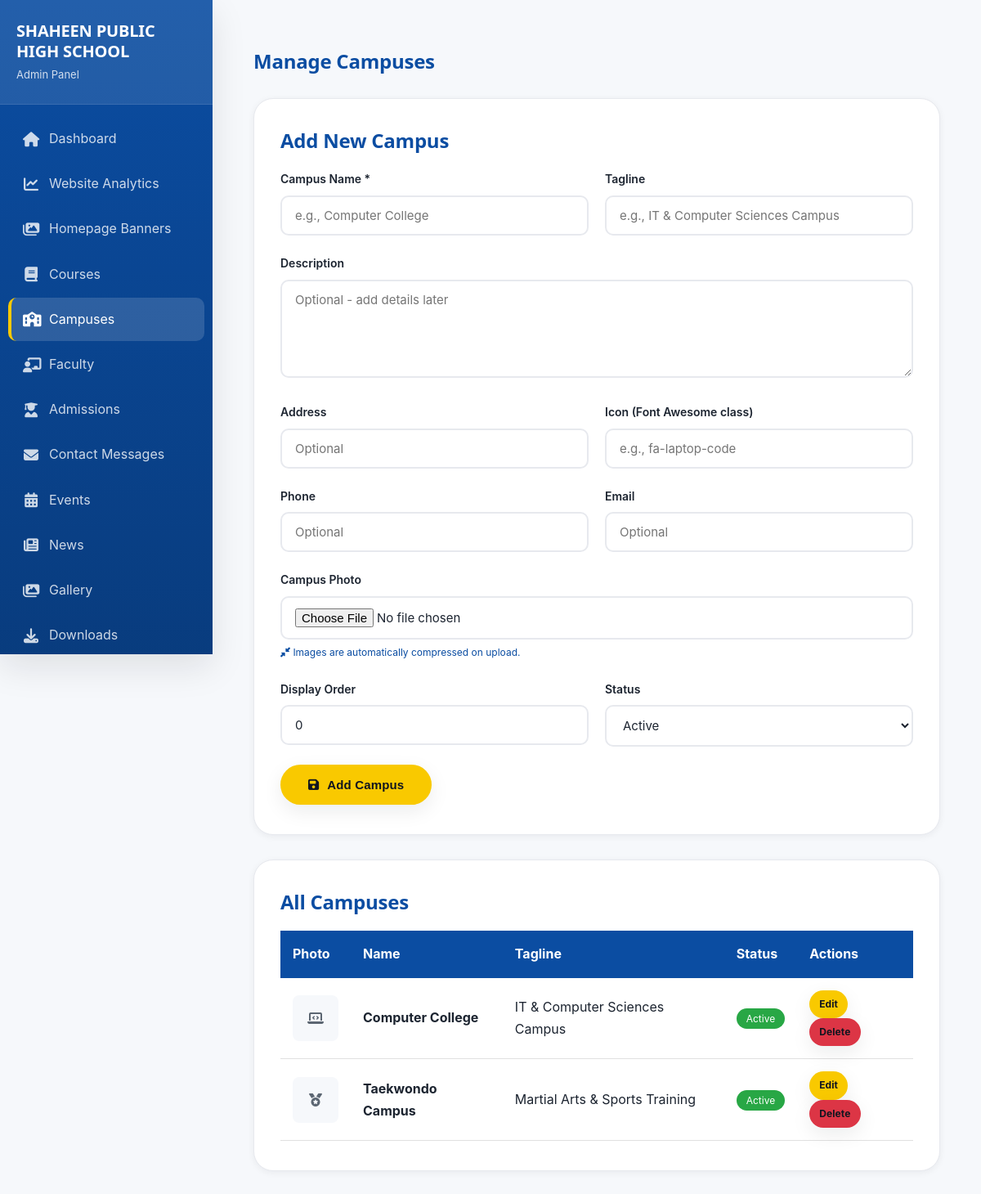
The page /AdminCP/manage_campuses.php (signed in) on the database its author committed.
### tables this page shows
CREATE TABLE `campuses` (
  `id` int(11) NOT NULL,
  `name` varchar(200) NOT NULL,
  `tagline` varchar(255) DEFAULT NULL,
  `description` text DEFAULT NULL,
  `address` varchar(255) DEFAULT NULL,
  `phone` varchar(100) DEFAULT NULL,
  `email` varchar(150) DEFAULT NULL,
  `image_path` varchar(255) DEFAULT NULL,
  `icon` varchar(50) DEFAULT NULL,
  `display_order` int(11) DEFAULT 0,
  `status` enum('active','inactive') DEFAULT 'active',
  `created_at` timestamp NOT NULL DEFAULT current_timestamp(),
  `updated_at` timestamp NOT NULL DEFAULT current_timestamp() ON UPDATE current_timestamp()
);

### AdminCP/manage_campuses.php (the view, shortened to what this page needs)
<?php
require_once '../includes/config.php';
$edit_campus = null;
$campuses = mysqli_query($conn, "SELECT * FROM campuses ORDER BY display_order ASC, id ASC");
?>
<!DOCTYPE html>
<html lang="en">
<head>
    <link rel="stylesheet" href="../css/style.css">
    <link rel="stylesheet" href="https://cdnjs.cloudflare.com/ajax/libs/font-awesome/6.4.0/css/all.min.css">
    <link rel="stylesheet" href="assets/admin.css">
</head>
<body style="background: var(--bg-light);">
<div class="admin-shell">
<?php $active_page = 'manage_campuses.php'; include 'includes/sidebar.php'; ?>
<div class="main-content">
    <div class="container" style="padding: 30px 20px;">
        <div style="display: flex; justify-content: space-between; align-items: center; margin-bottom: 30px; flex-wrap: wrap; gap: 15px;">
            <div class="admin-topbar-left">
                <h1 style="color: var(--primary-color); margin:0;">Manage Campuses</h1>
            </div>
        </div>
        <div class="card" style="margin-bottom: 30px;">
            <h2 style="color: var(--primary-color); margin-bottom: 20px;"><?php echo $edit_campus ? 'Edit Campus' : 'Add New Campus'; ?></h2>
            <form method="POST" enctype="multipart/form-data">
                <div style="display: grid; grid-template-columns: 1fr 1fr; gap: 20px;">
                    <div class="form-group">
                        <label>Campus Name *</label>
                        <input type="text" name="name" required placeholder="e.g., Computer College" value="<?php echo $edit_campus ? htmlspecialchars($edit_campus['name']) : ''; ?>">
                    </div>
                    <div class="form-group">
                        <label>Tagline</label>
                        <input type="text" name="tagline" placeholder="e.g., IT & Computer Sciences Campus" value="<?php echo $edit_campus ? htmlspecialchars($edit_campus['tagline']) : ''; ?>">
                    </div>
                </div>
                <div class="form-group">
                    <label>Description</label>
                    <textarea name="description" rows="3" placeholder="Optional - add details later"><?php echo $edit_campus ? htmlspecialchars($edit_campus['description']) : ''; ?></textarea>
                </div>
                <div style="display: grid; grid-template-columns: 1fr 1fr; gap: 20px;">
                    <div class="form-group">
                        <label>Address</label>
                        <input type="text" name="address" placeholder="Optional" value="<?php echo $edit_campus ? htmlspecialchars($edit_campus['address']) : ''; ?>">
                    </div>
                    <div class="form-group">
                        <label>Icon (Font Awesome class)</label>
                        <input type="text" name="icon" placeholder="e.g., fa-laptop-code" value="<?php echo $edit_campus ? htmlspecialchars($edit_campus['icon']) : ''; ?>">
                    </div>
                </div>
                <div style="display: grid; grid-template-columns: 1fr 1fr; gap: 20px;">
                    <div class="form-group">
                        <label>Phone</label>
                        <input type="text" name="phone" placeholder="Optional" value="<?php echo $edit_campus ? htmlspecialchars($edit_campus['phone']) : ''; ?>">
                    </div>
                    <div class="form-group">
                        <label>Email</label>
                        <input type="email" name="email" placeholder="Optional" value="<?php echo $edit_campus ? htmlspecialchars($edit_campus['email']) : ''; ?>">
                    </div>
                </div>
                <div class="form-group">
                    <label>Campus Photo</label>
                    <input type="file" name="image" accept=".jpg,.jpeg,.png,.webp">
                    <small style="color: var(--primary-color); font-size: 12px; display: block; margin-top: 6px;"><i class="fas fa-compress-alt"></i> Images are automatically compressed on upload.</small>
                </div>
                <div style="display: grid; grid-template-columns: 1fr 1fr; gap: 20px;">
                    <div class="form-group">
                        <label>Display Order</label>
                        <input type="number" name="display_order" value="<?php echo $edit_campus ? intval($edit_campus['display_order']) : 0; ?>">
                    </div>
                    <div class="form-group">
                        <label>Status</label>
                        <select name="status">
                            <option value="active" <?php echo (!$edit_campus || $edit_campus['status'] == 'active') ? 'selected' : ''; ?>>Active</option>
                        </select>
                    </div>
                </div>
                <button type="submit" class="btn btn-primary">
                    <i class="fas fa-save"></i> <?php echo $edit_campus ? 'Update Campus' : 'Add Campus'; ?>
                </button>
            </form>
        </div>
        <div class="card" style="overflow-x: auto;">
            <h2 style="color: var(--primary-color); margin-bottom: 20px;">All Campuses</h2>
            <table style="width: 100%; border-collapse: collapse;">
                <thead>
                    <tr style="background: var(--primary-color); color: white;">
                        <th style="padding: 15px; text-align: left;">Photo</th>
                        <th style="padding: 15px; text-align: left;">Name</th>
                        <th style="padding: 15px; text-align: left;">Tagline</th>
                        <th style="padding: 15px; text-align: left;">Status</th>
                        <th style="padding: 15px; text-align: left;">Actions</th>
                    </tr>
                </thead>
                <tbody>
                    <?php
                    if ($campuses && mysqli_num_rows($campuses) > 0) {
                        while ($campus = mysqli_fetch_assoc($campuses)) {
                            echo '<tr style="border-bottom: 1px solid #e0e0e0;">';
                            echo '<td style="padding: 15px;">';
                            if (!empty($campus['image_path'])) {
                                echo '<img src="../' . htmlspecialchars($campus['image_path']) . '" style="width: 56px; height: 56px; object-fit: cover; border-radius: 8px;">';
                            } else {
                                echo '<div style="width: 56px; height: 56px; border-radius: 8px; background: var(--bg-light); display: flex; align-items: center; justify-content: center; color: var(--text-light);"><i class="fas ' . ($campus['icon'] ?: 'fa-school') . '"></i></div>';
                            }
                            echo '</td>';
                            echo '<td style="padding: 15px;"><strong>' . htmlspecialchars($campus['name']) . '</strong></td>';
                            echo '<td style="padding: 15px;">' . htmlspecialchars($campus['tagline']) . '</td>';
                            echo '<td style="padding: 15px;"><span style="background: ' . ($campus['status'] == 'active' ? '#28a745' : '#dc3545') . '; color: white; padding: 5px 12px; border-radius: 20px; font-size: 12px;">' . ucfirst($campus['status']) . '</span></td>';
                            echo '<td style="padding: 15px;">';
                            echo '<a href="?edit=' . $campus['id'] . '" class="btn btn-primary" style="padding: 5px 10px; font-size: 12px; margin-right: 5px;">Edit</a>';
                            echo '<a href="?action=delete&id=' . $campus['id'] . '" class="btn btn-primary" style="padding: 5px 10px; font-size: 12px; background: #dc3545;" onclick="return confirm(\'Delete this campus?\')">Delete</a>';
                            echo '</td>';
                            echo '</tr>';
                        }
                    } else {
                        echo '<tr><td colspan="5" style="padding: 30px; text-align: center; color: var(--text-light);">No campuses yet</td></tr>';
                    }
                    ?>
                </tbody>
            </table>
        </div>
    </div>
    </div>
</div>
</body>
</html>

### css/style.css (style rules this page uses)
:root { --primary-color: #0B4DA2; --secondary-color: #FFFFFF; --accent-color: #F9C900; --ink: #10151f; --text-dark: #1c2430; --text-light: #5c6672; --muted: #8892a0; --border-color: #e7e9ee; --bg-light: #f6f8fb; --surface: #ffffff; --primary-dark: #0a3a7a; --primary-dark: color-mix(in srgb, var(--primary-color) 78%, black); --primary-soft: #eaf1fb; --primary-soft: color-mix(in srgb, var(--primary-color) 8%, white); --accent-dark: #d1a900; --accent-dark: color-mix(in srgb, var(--accent-color) 80%, black); --font-display: 'Plus Jakarta Sans', 'Poppins', 'Segoe UI', sans-serif; --font-body: 'Inter', 'Segoe UI', Tahoma, Geneva, Verdana, sans-serif; --radius-sm: 10px; --radius-md: 16px; --radius-lg: 24px; --radius-pill: 999px; --shadow-xs: 0 2px 8px rgba(16, 21, 31, 0.06); --shadow-sm: 0 8px 24px rgba(16, 21, 31, 0.08); --shadow-md: 0 16px 40px rgba(16, 21, 31, 0.10); --shadow-lg: 0 30px 70px rgba(16, 21, 31, 0.14); --shadow: var(--shadow-sm); --shadow-lg-legacy: var(--shadow-md); --container-width: 1240px; --transition: 280ms cubic-bezier(.4,0,.2,1); }
* { margin: 0; padding: 0; box-sizing: border-box; }
html { scroll-behavior: smooth; }
body { font-family: var(--font-body); color: var(--text-dark); line-height: 1.7; overflow-x: hidden; background: var(--surface); -webkit-font-smoothing: antialiased; -moz-osx-font-smoothing: grayscale; }
h1, h2, h3, h4, h5, h6 { font-family: var(--font-display); color: var(--ink); line-height: 1.25; letter-spacing: -0.01em; }
a { text-decoration: none; color: inherit; transition: color var(--transition), background var(--transition), border-color var(--transition), transform var(--transition), box-shadow var(--transition); }
.container { max-width: var(--container-width); margin: 0 auto; padding: 0 24px; }
.btn { display: inline-flex; align-items: center; justify-content: center; gap: 10px; padding: 14px 32px; border-radius: var(--radius-pill); font-weight: 700; font-size: 15px; letter-spacing: .01em; transition: all var(--transition); cursor: pointer; border: 2px solid transparent; }
.btn-primary { background: var(--accent-color); color: var(--ink); box-shadow: var(--shadow-sm); }
.card { background: var(--surface); border-radius: var(--radius-lg); padding: 36px 32px; box-shadow: var(--shadow-xs); transition: all var(--transition); border: 1px solid var(--border-color); }
.form-group { margin-bottom: 22px; }
.form-group label { display: block; margin-bottom: 8px; font-weight: 600; color: var(--text-dark); font-size: 14px; }
.form-group input, .form-group select, .form-group textarea { width: 100%; padding: 13px 16px; border: 2px solid var(--border-color); border-radius: var(--radius-sm); font-size: 15px; transition: all var(--transition); font-family: inherit; background: var(--surface); color: var(--text-dark); }
.form-group textarea { resize: vertical; min-height: 120px; }

### AdminCP/assets/admin.css (style rules this page uses)
* { margin: 0; padding: 0; box-sizing: border-box; }
html, body { height: 100%; }
body { background: var(--bg-light, #f5f7fa); font-family: var(--font-body, 'Segoe UI'), Tahoma, Geneva, Verdana, sans-serif; }
.admin-shell { display: grid; grid-template-columns: 260px minmax(0, 1fr); min-height: 100vh; }
.main-content { min-width: 0; padding: 30px; }
.admin-topbar-left { display: flex; align-items: center; gap: 14px; min-width: 0; }
.admin-topbar-left h1 { color: var(--primary-color, #0B4DA2); font-size: 24px; }

### rows shown on the page
campuses: name "Computer College", tagline "IT & Computer Sciences Campus", status "Active"
campuses: name "Taekwondo Campus", tagline "Martial Arts & Sports Training", status "Active"

### other values the page prints
SITE_NAME "SHAHEEN PUBLIC HIGH SCHOOL"
$label "Dashboard"
$label "Website Analytics"
$label "Homepage Banners"
$label "Courses"
$label "Campuses"
$label "Faculty"
$label "Admissions"
$label "Contact Messages"
$label "Events"
$label "News"
$label "Gallery"
$label "Downloads"
